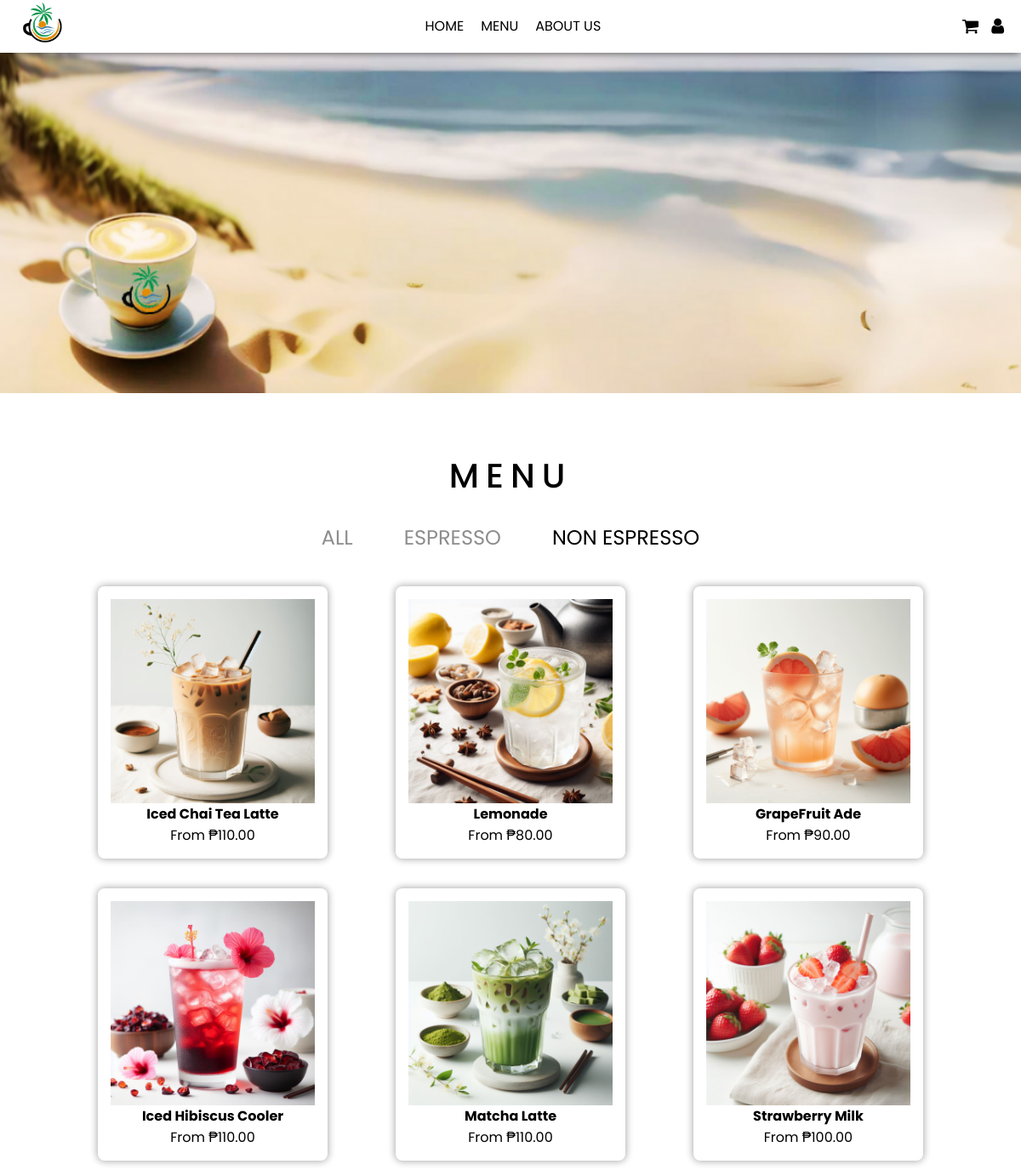
Page /menu.php?category=Non Espresso on the committed database.
### tables this page shows
CREATE TABLE product_sizes (
  sizeid int unsigned AUTO_INCREMENT NOT NULL PRIMARY KEY,
  prodid int unsigned NOT NULL,
  FOREIGN KEY (prodid) REFERENCES products(prodid),
  size_name varchar(20) NOT NULL,
  price decimal(10, 2) NOT NULL
);

CREATE TABLE products (
  prodid int unsigned AUTO_INCREMENT NOT NULL PRIMARY KEY,
  prodname varchar(50) NOT NULL,
  img text NOT NULL,
  category varchar(30) NOT NULL
);

### menu.php (the view, shortened to what this page needs)
<?php
include('dbconnection.php');
$category = isset($_GET['category']) ? $_GET['category'] : "ALL";
if ($category === "ALL") {
    $query = "SELECT p.prodid, p.prodname, p.img, ps.size_name, ps.price
              FROM products p
              INNER JOIN product_sizes ps ON p.prodid = ps.prodid
              WHERE ps.size_name = 'Tall'";
} else {
    $query = "SELECT p.prodid, p.prodname, p.img, ps.size_name, ps.price
              FROM products p
              INNER JOIN product_sizes ps ON p.prodid = ps.prodid
              WHERE p.category = ?
              AND ps.size_name = 'Tall'";
}
$stmt = mysqli_prepare($conn, $query);
if ($category !== "ALL") {
    mysqli_stmt_bind_param($stmt, 's', $category);
}
mysqli_stmt_execute($stmt);
mysqli_stmt_bind_result($stmt, $prodid, $prodname, $img, $size_name, $price);
$data = array();
while (mysqli_stmt_fetch($stmt)) {
    $data[] = array(
        'prodid' => $prodid,
        'prodname' => $prodname,
        'img' => $img,
        'size_name' => $size_name,
        'price' => $price
    );
}
?>
<!DOCTYPE html>
<html lang="en">
<head>
</head>
<body>
<section class="menu-header">
    <?php include "header.php"; ?>
<section class="menu-body">
    <div class="menu-banner">
        <img src="imgs/menu-banner.png" alt="">
    </div>
    <div class="menu-title">
        <h1>MENU</h1>
    </div>
    <div class="category-list">
        <div class="category-button">
            <a href="?category=ALL" class="menu-category <?php if ($category === "ALL") echo "active"; ?>">ALL</a>
            <a href="?category=Espresso" class="menu-category <?php if ($category === "Espresso") echo "active"; ?>">ESPRESSO</a>
            <a href="?category=Non%20Espresso" class="menu-category <?php if ($category === "Non Espresso") echo "active"; ?>">NON ESPRESSO</a>
        </div>
    </div>
    <div class="menu-card">
        <div class="product-row">
            <?php
            foreach ($data as $row) {
                echo '<a href="products.php?id=' . $row['prodid'] . '" class="product-link">';
                echo '<div class="product-card">';
                echo '<img src="' . $row['img'] . '" class="menu-img">';
                echo '<p class="menu-name">' . $row['prodname'] . '</p>';
                echo '<p>From ₱' . $row['price'] . '</p>';
                echo '</div>';
                echo '</a>';
            }
            ?>
        </div>
    </div>
</section>
</body>
</html>

### style.css (style rules this page uses)
* { margin: 0; padding: 0; font-family: "Poppins", sans-serif; text-decoration: none; }
.menu-header { position: sticky; top: 0; }
.menu-banner img { height: 400px; width: 100%; object-fit: cover; }
.menu-title { display: flex; align-items: center; justify-content: center; }
.menu-title h1 { font-size: 2.5em; font-weight: 500; margin-top: 60px; margin-bottom: 25px; letter-spacing: 0.2em; }
.category-list { display: flex; align-items: center; justify-content: center; }
.category-button { display: flex; align-items: center; justify-content: center; gap: 60px; margin-bottom: 40px; }
.category-button .menu-category { cursor: pointer; font-size: 1.5em; color: #8d8d8d; }
.category-button .menu-category.active { color: black; }
.menu-card { display: flex; align-items: center; justify-content: center; }
.product-row { display: grid; grid-template-columns: 350px 350px 350px; justify-items: center; }
.product-card { width: 270px; margin-bottom: 35px; text-align: center; height: 320px; display: flex; align-items: center; justify-content: center; flex-direction: column; border-radius: 8px; box-shadow: 0px 0px 8px 1px rgba(0, 0, 0, 0.33); -webkit-box-shadow: 0px 0px 8px 1px rgba(0, 0, 0, 0.33); -moz-box-shadow: 0px 0px 8px 1px rgba(0, 0, 0, 0.33); }
.menu-img { width: 240px; object-fit: cover; }
.menu-name { font-weight: bold; }
.product-link { text-decoration: none; color: black; }

### rows in the picture
product_sizes: prodid.img (picture), prodid.prodname "Iced Chai Tea Latte", price "110.00"
product_sizes: prodid.img (picture), prodid.prodname "Lemonade", price "80.00"
product_sizes: prodid.img (picture), prodid.prodname "GrapeFruit Ade", price "90.00"
product_sizes: prodid.img (picture), prodid.prodname "Iced Hibiscus Cooler", price "110.00"
product_sizes: prodid.img (picture), prodid.prodname "Matcha Latte", price "110.00"
product_sizes: prodid.img (picture), prodid.prodname "Strawberry Milk", price "100.00"
